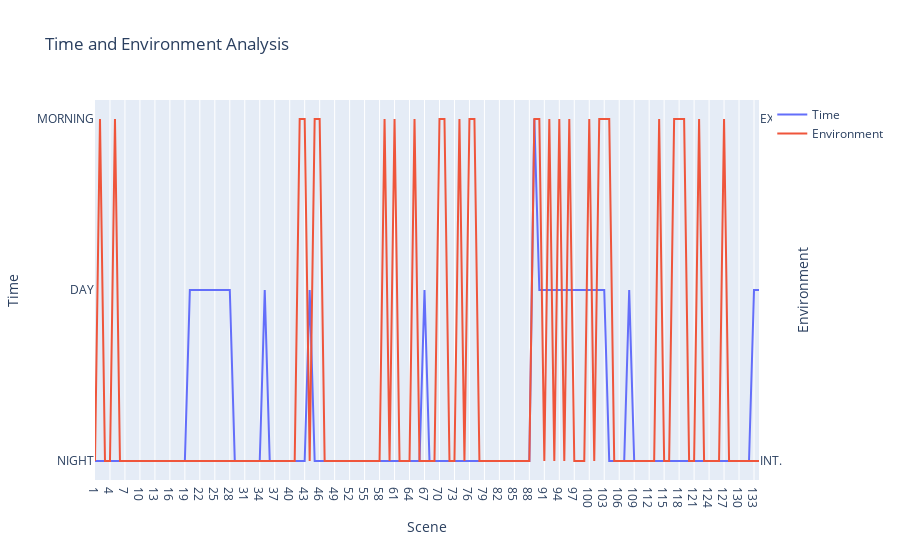

The cell this chart's notebook holds for it:
### Code cell
from xml.etree import ElementTree as ET
import plotly.graph_objects as go

def timeanalysis(xml_file_path):
    tree = ET.parse(xml_file_path)
    root = tree.getroot()

    n_list = []
    time_list = []
    env_list = []

    for tag in root.findall('.//{http://www.tei-c.org/ns/1.0}div[@type="scene"]'):
        listener_tag = tag.get('n')
        n_list.append(listener_tag)

        time_stage_elements = tag.findall(".//{http://www.tei-c.org/ns/1.0}stage[@type='time']")
        for i in time_stage_elements:
            a = i.text
            time_list.append(a)

        env_stage_elements = tag.findall(".//{http://www.tei-c.org/ns/1.0}stage[@type='environment']")
        for i in env_stage_elements:
            a = i.text
            env_list.append(a)

    
    x_list = n_list  
    y1_list = time_list  
    y2_list = env_list  

    # Create traces with different y-axes on the right side
    trace1 = go.Scatter(x=x_list, y=y1_list, mode='lines', name='Time', yaxis='y1')
    trace2 = go.Scatter(x=x_list, y=y2_list, mode='lines', name='Environment', yaxis='y2')

    # Create layout with two y-axes on the right side
    layout = go.Layout(
        title='Time and Environment Analysis',
        xaxis=dict(title='Scene'),
        yaxis=dict(title='Time', side='left', showgrid=False),
        yaxis2=dict(title='Environment', side='right', overlaying='y', showgrid=False)
    )

    # Create a figure with the traces and layout
    fig = go.Figure(data=[trace1, trace2], layout=layout)

    # Show the figure
    fig.show()

# Call the function with the path to your XML file
timeanalysis('C:/Users/crosi/Documents/GitHub/metascript/eyes-wide-shut-1999-transcription.xml')

### Figure 1 — Plotly figure (JSON) as saved in the notebook; plotly's stock layout.template omitted (floating-point values rounded to 4 significant figures; data arrays with more than 128 entries replaced by an {"elided": "..."} marker saying what was removed)
{"data": [{"mode": "lines", "name": "Time", "type": "scatter", "x": {"elided": "134 str values"}, "y": {"elided": "134 str values"}, "yaxis": "y"}, {"mode": "lines", "name": "Environment", "type": "scatter", "x": {"elided": "134 str values"}, "y": {"elided": "134 str values"}, "yaxis": "y2"}], "layout": {"title": {"text": "Time and Environment Analysis"}, "xaxis": {"title": {"text": "Scene"}}, "yaxis": {"showgrid": false, "side": "left", "title": {"text": "Time"}}, "yaxis2": {"overlaying": "y", "showgrid": false, "side": "right", "title": {"text": "Environment"}}}}
